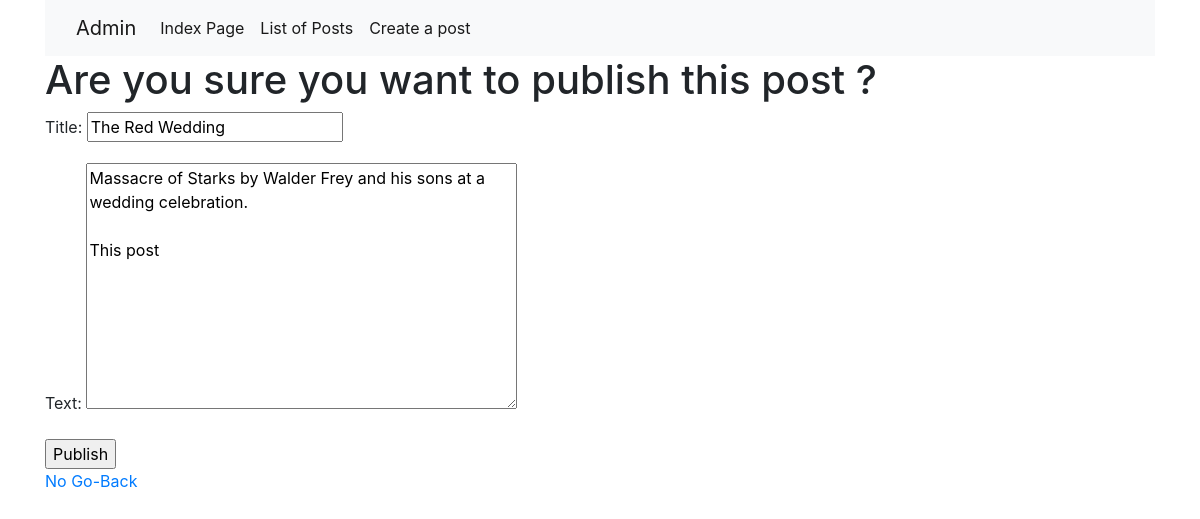
Screenshot of /post_publish_confirm/27 with the database file from the repository.
### blog/models.py (models this page shows, shortened)
class Post(models.Model):
    author = models.ForeignKey("auth.User",on_delete=models.CASCADE)
    title = models.CharField(max_length=256)
    text = models.TextField()
    create_date = models.DateTimeField(default=timezone.now())
    published_date = models.DateTimeField(blank=True,null=True)

### blog/views.py (the view)
# urls.py: path('post_publish_confirm/<int:pk>',views.PostPublishConfirm,name='post_publish_confirm'),
def PostPublishConfirm(request,pk):
    post = get_object_or_404(Post,pk=pk)
    if request.method == 'POST':
        post.publish()
        post.save()
        return redirect('blog:post_detail',pk=post.pk)
    form = PostCreateForm(instance=post)
    for key in form.fields.keys():
            form.fields[key].widget.attrs['readonly'] = True
    return render(request,'blog/post_confirm_publish.html',context={'form':form})

### blog/forms.py
class PostCreateForm(ModelForm):
    class Meta():
        model=Post
        fields=['title','text',]

### blog/templates/blog/post_confirm_publish.html (shortened to what this page needs)
{% extends 'blog/base.html' %}
{% block body_block %}
  <h1>Are you sure you want to publish this post ?</h1>
  <form  method="post">
    {{ form.as_p }}
    <input type="submit" name="" value="Publish">
  </form>
  <div class="">
    <a href="{%  url 'blog:posts_list' %}">No Go-Back</a>
  </div>
{% endblock %}

### rows the page displays
Post: title "The Red Wedding", text "Massacre of Starks by Walder Frey and his sons at a wedding celebration. This post"
